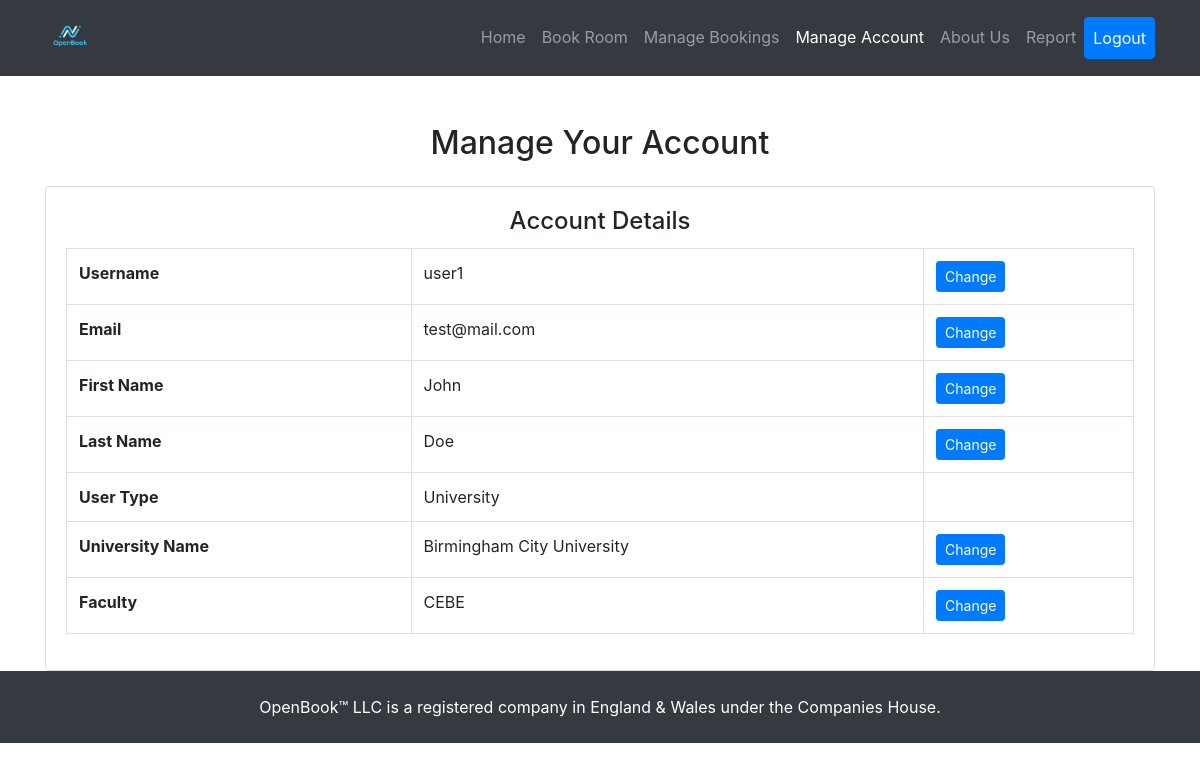
Before: /ManageAccount.php (signed in) with the older database file.
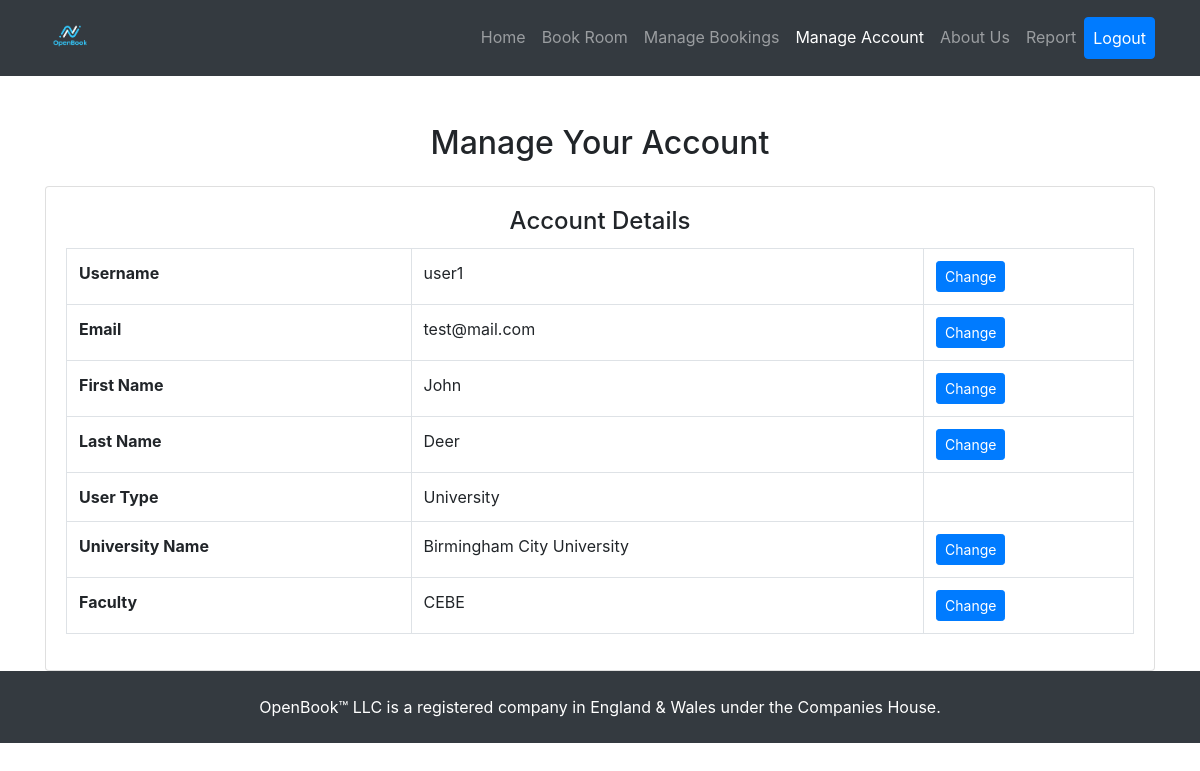
After: the same page with the newer database file.
### tables this page shows
CREATE TABLE `users` (
  `userID` int(11) NOT NULL,
  `username` varchar(50) NOT NULL,
  `password` varchar(255) NOT NULL,
  `email` varchar(100) NOT NULL,
  `created_at` timestamp NOT NULL DEFAULT current_timestamp(),
  `firstName` varchar(255) NOT NULL,
  `lastName` varchar(255) NOT NULL,
  `userType` enum('University','Admin','External') DEFAULT NULL
);

### ManageAccount.php (the view, shortened to what this page needs)
<?php
include "resources/database.php";
$userID = $_SESSION['userID'];
$sql = "SELECT u.userID, u.username, u.firstName, u.lastName, u.email, u.userType,
        IFNULL(uu.university_name, 'None') AS university_name,
        IFNULL(uu.faculty, 'None') AS faculty,
        IFNULL(us.studentID, 'None') AS studentID,
        IFNULL(us.course, 'None') AS course,
        IFNULL(ust.department, 'None') AS department,
        IFNULL(ex.company, 'None') AS company,
        IFNULL(ex.role, 'None') AS role
        FROM users u
        LEFT JOIN universityusers uu ON u.userID = uu.user_id
        LEFT JOIN universitystudents us ON u.userID = us.user_id
        LEFT JOIN universitystaff ust ON u.userID = ust.user_id
        LEFT JOIN externalusers ex ON u.userID = ex.user_id
        WHERE u.userID = ?";
$stmt = $conn->prepare($sql);
$stmt->bind_param("i", $userID);
$stmt->execute();
$result = $stmt->get_result();
if ($result->num_rows > 0) {
    $userInfo = $result->fetch_assoc();
} else {
    echo "User not found.";
    exit;
}
?>
<!DOCTYPE html>
<html lang="en">
<head>
    <link rel="stylesheet" href="https://maxcdn.bootstrapcdn.com/bootstrap/4.0.0/css/bootstrap.min.css">
</head>
<body>
<nav class="navbar navbar-expand-lg navbar-dark bg-dark-custom">
    <div class="container">
        <a class="navbar-brand" href="index.php">
            <img src="public_html/images/OpenBook_LogoLight.png" alt="OpenBook Logo" style="height: 50px;">
        </a>
        <div class="collapse navbar-collapse" id="navbarNav">
            <ul class="navbar-nav ml-auto">
                <li class="nav-item"><a class="nav-link" href="index.php">Home</a></li>
                <li class="nav-item"><a class="nav-link" href="BookRooms.php">Book Room</a></li>
                <li class="nav-item"><a class="nav-link" href="ManageBookings.php">Manage Bookings</a></li>
                <li class="nav-item"><a class="nav-link active" href="ManageAccount.php">Manage Account</a></li>
                <li class="nav-item"><a class="nav-link" href="AboutUs.php">About Us</a></li>
                <li class="nav-item"><a class="nav-link" href="ReportPage.php">Report</a></li>
                <li class="nav-item"><a class="nav-link btn btn-primary text-white" href="index.php?action=logout">Logout</a></li>
            </ul>
        </div>
    </div>
</nav>
<div class="container mt-5">
    <h2 class="text-center mb-4">Manage Your Account</h2>
    <div class="card shadow">
        <div class="card-body">
            <h4 class="card-title text-center">Account Details</h4>
            <table class="table table-bordered">
                <tr>
                    <th>Username</th>
                    <td><?php echo htmlspecialchars($userInfo['username']); ?></td>
                    <td><button class="btn btn-primary btn-sm" onclick="editField('username')">Change</button></td>
                </tr>
                <tr>
                    <th>Email</th>
                    <td><?php echo htmlspecialchars($userInfo['email']); ?></td>
                    <td><button class="btn btn-primary btn-sm" onclick="editField('email')">Change</button></td>
                </tr>
                <tr>
                    <th>First Name</th>
                    <td><?php echo htmlspecialchars($userInfo['firstName']); ?></td>
                    <td><button class="btn btn-primary btn-sm" onclick="editField('firstName')">Change</button></td>
                </tr>
                <tr>
                    <th>Last Name</th>
                    <td><?php echo htmlspecialchars($userInfo['lastName']); ?></td>
                    <td><button class="btn btn-primary btn-sm" onclick="editField('lastName')">Change</button></td>
                </tr>
                <tr>
                    <th>User Type</th>
                    <td><?php echo htmlspecialchars($userInfo['userType']); ?></td>
                    <td></td>
                </tr>
                <?php if ($userInfo['userType'] === 'University'): ?>
                    <tr>
                        <th>University Name</th>
                        <td><?php echo htmlspecialchars($userInfo['university_name']); ?></td>
                        <td><button class="btn btn-primary btn-sm" onclick="editField('university_name')">Change</button></td>
                    </tr>
                    <tr>
                        <th>Faculty</th>
                        <td><?php echo htmlspecialchars($userInfo['faculty']); ?></td>
                        <td><button class="btn btn-primary btn-sm" onclick="editField('faculty')">Change</button></td>
                    </tr>
                <?php endif; ?>
            </table>
        </div>
    </div>
</div>
<footer class="bg-dark-custom text-white py-4">
    <div class="container text-center">
        <p class="mb-0">OpenBook™ LLC is a registered company in England & Wales under the Companies House.</p>
    </div>
</footer>
</body>
</html>

Changed rows visible on the page:
changed users "user1": lastName "Doe" → "Deer"
